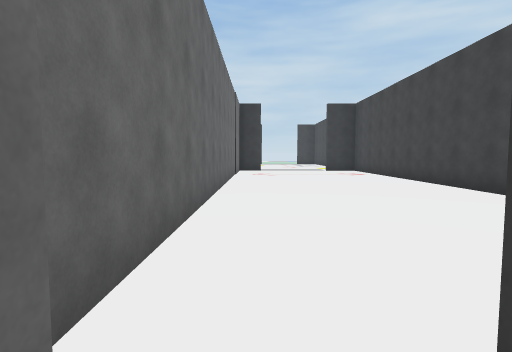
[1] (above)

18 first-person views from a walk through a 3-D level made in the Unity game engine. The camera is 1.4 m above the floor, tilts 4° down and sees 80° across. The floor is counted in squares, 2 m on a side. Each view is taken from the middle of a square. On the plan, view 1 faces up. The plan holds only what a view shows up to about 10 squares ahead; the rest is blank. The place goes on beyond the plan. The player is left out.

[2]
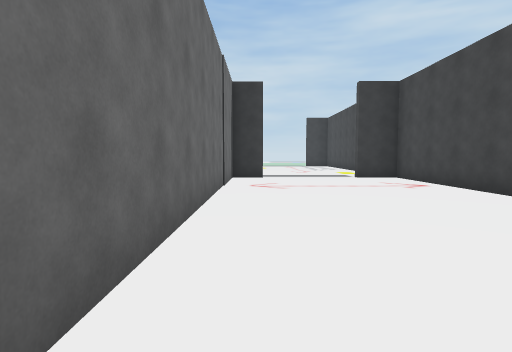

[3]
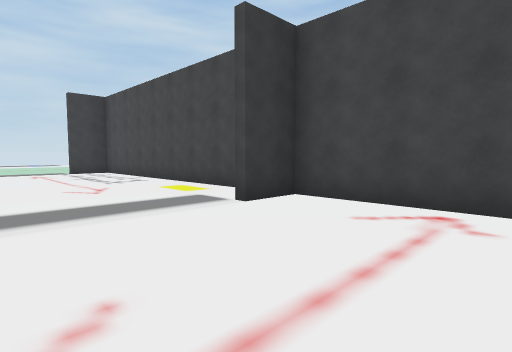

[4]
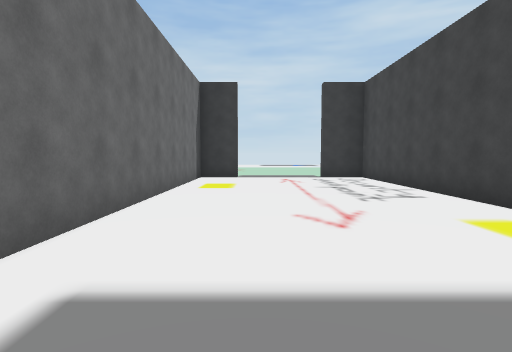

[5]
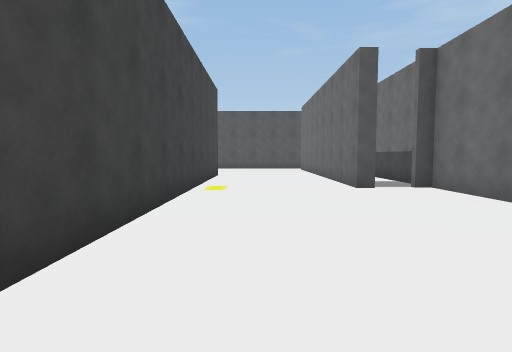

[6]
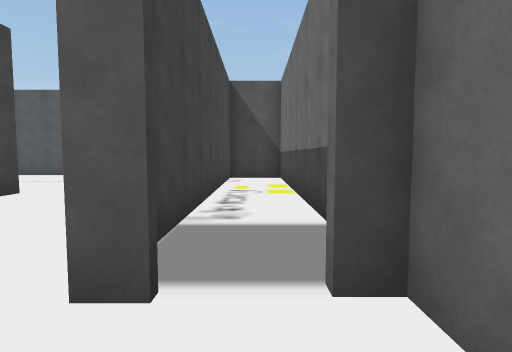

[7]
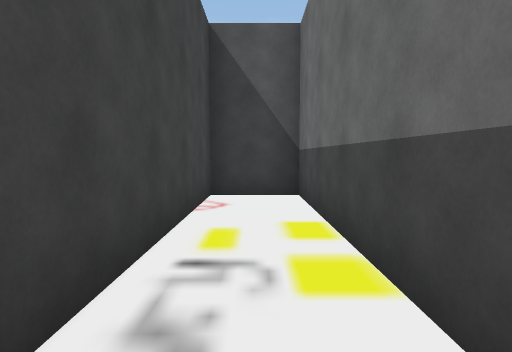

[8]
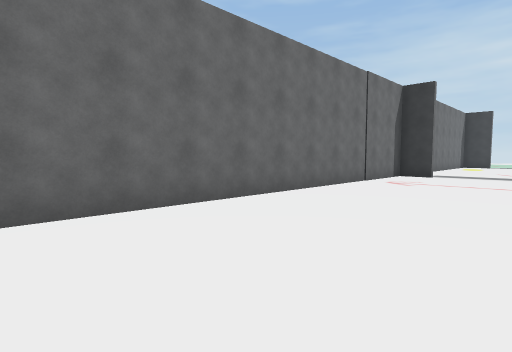

[9]
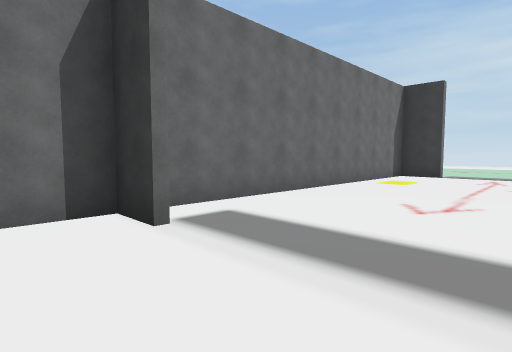

[10]
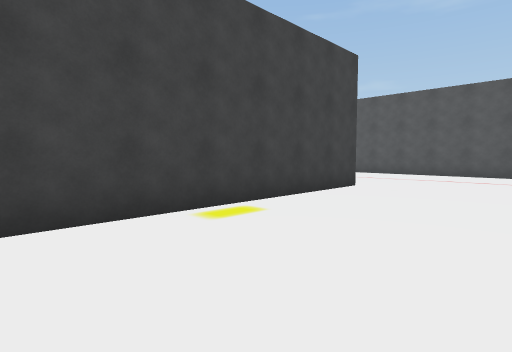

[11]
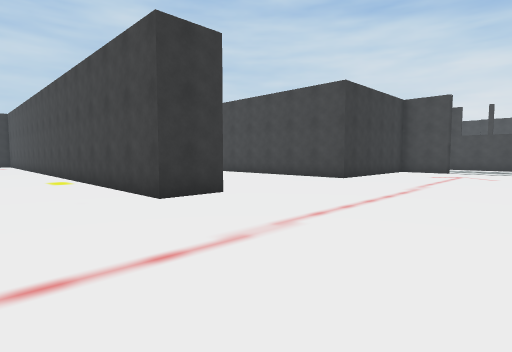

[12]
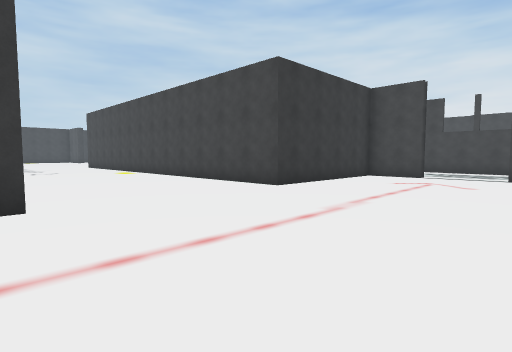

[13]
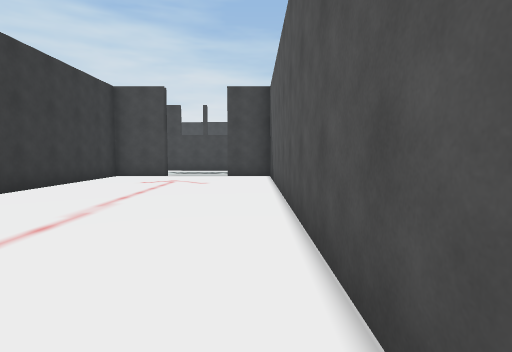

[14]
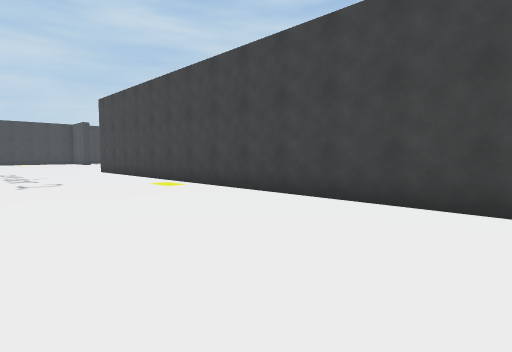

[15]
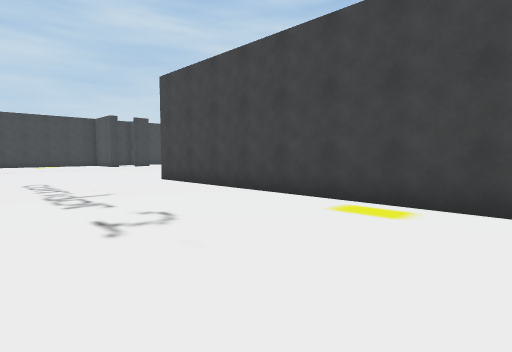

[16]
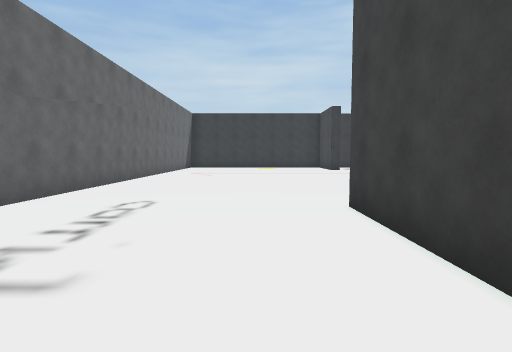

[17]
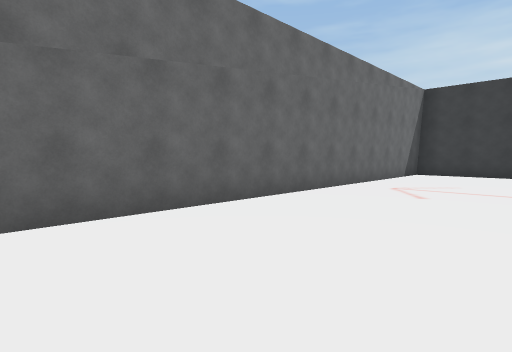

[18]
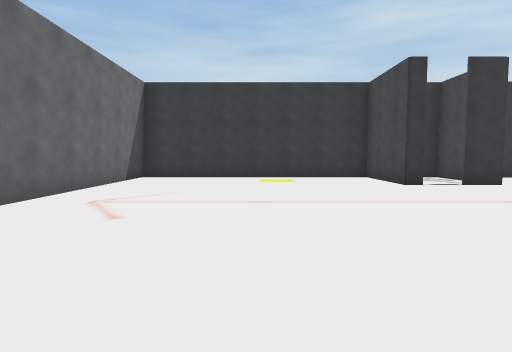

### Floor plan
Points are (right, up) in squares from view 1. A wall is a line through its corners. A room is listed if a view was taken in it or the views show most of it. See-through windows are left out.
Room 1 (views 1, 2, 3, 4, 5, 6, 7, 8, 9, 10)
walls: (4.3, 14.9) (4.3, 22.5) (3, 22.5); (0.2, 13.4) (-0.7, 13.4) (-0.7, 0.6) (-0.4, 0.6); (0.5, 22.5) (-0.7, 22.5) (-0.7, 14); (4.3, 0.6) (4.3, 13.4) (3, 13.4); (0.4, 0.6) (0.9, 0.6); (-0.7, -0.2) (-0.7, -7.3) (0.8, -7.3) (0.8, -0.4)
ways out: opening at (2.5, 1) to room 2
Room 2 (views 11, 12, 13, 14, 15, 16, 17, 18)
walls: (0.9, 0.6) (0.9, -3); (5.6, -3.4) (4.3, -3.4) (4.3, 0.6); (14.9, -5.1) (14.9, -3.4) (10.3, -3.4) (10.3, 10.1); (12.9, 20) (12.5, 20) (12.5, 22.5) (5.5, 22.5) (5.6, 10.1); (14.8, 20) (13.8, 20); (5.5, -8.5) (14.9, -8.5) (14.9, -7); (2, -8.5) (3.8, -8.5)
ways out: opening at (2.5, 1) to room 1; opening at (15, -6.5)

Positions as (right, up) in squares from view 1, and headings:
1: (0, 0), facing up
2: (0, 4), facing up
3: (0, 10), facing up-right
4: (1, 13), facing up
5: (3, 7), facing down
6: (0, 2), facing down
7: (0, -2), facing down
8: (3, 3), facing up-left
9: (3, 12), facing up-left
10: (1, 3), facing down-right
11: (2, -8), facing up-right
12: (5, -8), facing up-right
13: (5, -8), facing right
14: (6, -3), facing up-right
15: (6, 2), facing up-right
16: (9, 6), facing up
17: (9, 11), facing up-left
18: (9, 13), facing up
